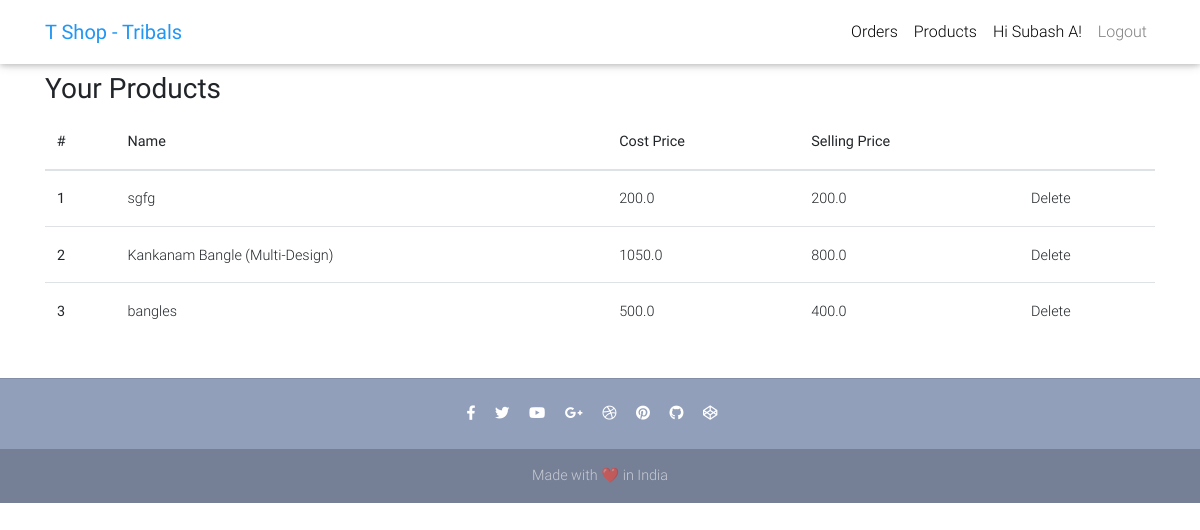
The app's page /my-products/ (signed in) with its own data.
### core/models.py (models this page shows, shortened)
class Item(models.Model) :
    item_name = models.CharField(max_length=100)
    price = models.FloatField()
    discount_price = models.FloatField(blank=True, null=True)
    category = models.CharField(choices=CATEGORY, max_length=2)
    label = models.CharField(choices=LABEL, max_length=2)
    description = models.TextField()
    photo=models.ImageField(upload_to='job/photos/',blank=True,null=True)
    seller = models.ForeignKey(settings.AUTH_USER_MODEL,
                             on_delete=models.CASCADE,null=True)
    sellercom=models.CharField(max_length=100,blank=True,null=True)
    def __str__(self):
        return self.item_name

### core/views.py (the view)
# urls.py: path('my-products/',views.products,name='products'),
@login_required
def products(request) :
    items = Item.objects.filter(
        seller = request.user
    )
    print(items)
    return render(request, 'product_list.html',{
        'items':items
    })

### core/templates/product_list.html (shortened to what this page needs)
{% extends 't_base.html' %}
{% block content %}
<main>
    <div class= "container">
        <div class="table-responsive text-nowrap">
    <h3>
        <strong>Your Products</strong>
    </h3>
    <table class="table">
        <thead>
        <tr>
            <th scope="col">#</th>
            <th scope="col">Name</th>
            <th scope="col">Cost Price</th>
            <th scope="col">Selling Price</th>
            <th scope="col"></th>
        </tr>
        </thead>
        <tbody>
        {% for item in items%}
        <tr>
            <th scope="row">{{ forloop.counter }}</th>
            <td>{{item.item_name}}</td>
            <td>{{item.price}}</td>
            <td>{{ item.discount_price }}</td>
            <td><a href="{% url 'core:delete-product' item.pk %}">Delete</a>
            </td>
        </tr>
        {% endfor %}
        </tbody>
    </table>
        </div>
    </div>
</main>
{% endblock content %}

### core/templates/t_base.html (shortened to what this page needs)
{% load static %}
{% load cart_template_tags %}
<!DOCTYPE html>
<html lang="en">
<head>
  <link rel="stylesheet" href="https://use.fontawesome.com/releases/v5.11.2/css/all.css">
  <link href="{% static 'css/bootstrap.min.css' %}" rel="stylesheet">
  <link href="{% static 'css/mdb.min.css' %}" rel="stylesheet">
  <link href=" {% static 'css/style.min.css' %}" rel="stylesheet">
</head>
<body>
  <nav class="navbar fixed-top navbar-expand-lg navbar-light white scrolling-navbar">
    <div class="container">
      <a class="navbar-brand waves-effect" href="{%url 'core:t_home'%}">
        <strong class="blue-text">T Shop - Tribals</strong>
      </a>
      <div class="collapse navbar-collapse" id="navbarSupportedContent">
        <ul class="navbar-nav nav-flex-icons">
            {% if user.is_authenticated %}
            <li class="nav-item">
                <a class="nav-link waves-effect" href="{%url 'core:t_orders'%}">
                <span class="clearfix d-none d-sm-inline-block"> Orders </span>
                </a>
            </li>
            <li class="nav-item">
                <a class="nav-link waves-effect" href="{% url 'core:products'%}">
                <span class="clearfix d-none d-sm-inline-block"> Products </span>
                </a>
            </li>
            <li class="nav-item">
                 <a href="{% url 'core:t_profile'%}" class="nav-link waves-effect">
                Hi {{ user.get_full_name|title }}!
                </a>
            </li>
                <a class="nav-link waves-effect" href="{% url 'logout' %}"> Logout</a>
            {% else %}
             </li class="nav-item">
                <a class="nav-link waves-effect" href="/sign-in/"> Login</a>
            </li>
            {% endif %}
        </ul>
      </div>
    </div>
  </nav>
  <div class="mt-5 pt-4">
    </div>
    {% block content %}
    {% endblock content %}
    {% include "footer.html" %}
</body>
</html>

### core/templates/t_base.html (style rules this page uses)
html, body, header, .carousel { height: 60vh; }

### records on screen
Item: item_name "sgfg", price "200.0", discount_price "200.0"
Item: item_name "Kankanam Bangle (Multi-Design)", price "1050.0", discount_price "800.0"
Item: item_name "bangles", price "500.0", discount_price "400.0"

### other values on screen
{{ user.get_full_name|title }} "Subash A"
